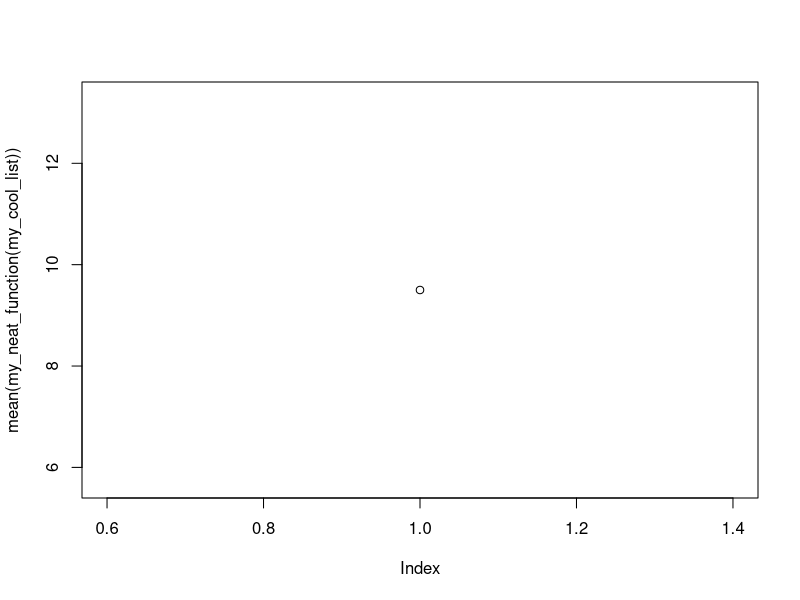
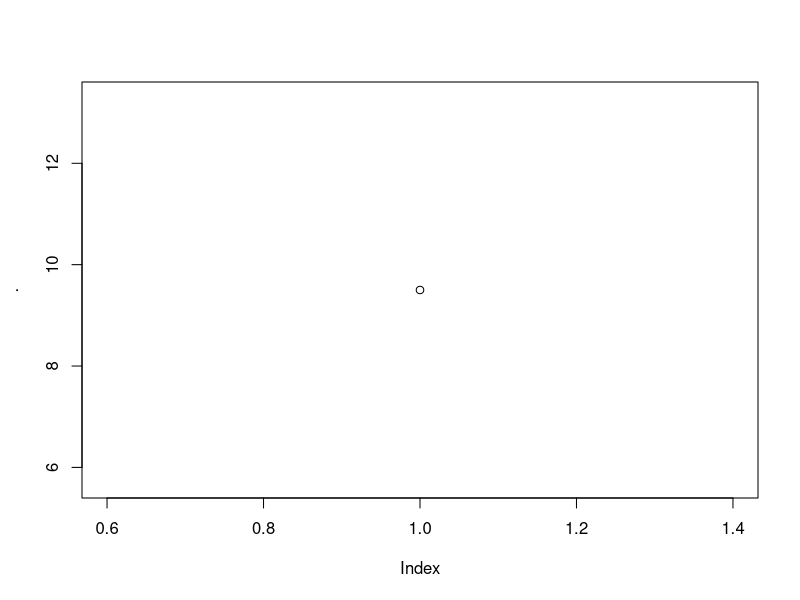

Generate these figures, in order, with R:
# Running R code ----------------------------------------------------------

# You can run R code directly in the console. Go ahead and type 2 + 2 in the
# console below and press enter.
#
# Typing everything there is tedious and not reproducible, though, since you
# won't always remember what you need to type to run all the steps of your
# analysis. Instead, you can type code in a script, which is just a text file
# with code in it.
#
# Lines that start with a # are commented out---they will not run as code and
# are good for leaving yourself notes about what's happening.
#
# To move a line of code from a script to the console, you can put your cursor
# somewhere in the line of code and press this keyboard shortcut:
# - Windows: ctrl + enter
# - Mac: ⌘ + enter

# Try it here!
2 + 2

# RStudio will automatically move your cursor to the next line of code, so you
# can keep pressing ctrl/⌘ + enter to step through your code. Try it:
1 + 2
3 - 6
6 / 2


# Objects (aka variables) -------------------------------------------------

# Something that contains some sort of value
#
# We assign values to variables/objects with the assignment operator, or <-
#
# This is just a weird historical quirk of R. You can also use = if you really
# want, but best practices say to use <-
#
# If you don't want to press two keys to type this, you can use a keyboard
# shortcut instead: 
# - Windows: alt + - (dash)
# - Mac: option + - (dash)
x <- 4
y <- 10

# What happens if you run this?
x + y


# What's the difference between this:
x + y

# and this:
z <- x + y

# You can create a list or vector of multiple values too:
my_cool_list <- c(1, 5, 2, 7, 3, 9)
my_other_cool_list <- c(5, 2, 6, 1, 2, 0)

# And then you can do stuff with them! What happens if you run this?
my_cool_list + my_other_cool_list


# Functions ---------------------------------------------------------------

# Take objects and do stuff to them

# What does this do?
my_neat_function <- function(x) {
  new_x <- x + 5
  return(new_x)
}

# Functions work on single values and on multiple values:
my_neat_function(14)
my_neat_function(x)
my_neat_function(my_cool_list)

# There are lots of built-in functions, like mean() and median():
mean(my_cool_list)
median(my_cool_list)


# Libraries (aka packages) ------------------------------------------------

# Collections of functions that other people have written and published 
# for you to use
library(dplyr)

# This loads a bunch of functions like data_frame(), mutate(), and filter()
#
# What do you think this does?
my_data_frame <- data_frame(height = c(52, 56, 71, 62, 63),
                            weight = c(103, 159, 181, 163, 188))
my_data_frame

# Tidyverse = special package that loads a bunch of other packages
library(tidyverse)



# Pipes -------------------------------------------------------------------

# You can nest functions inside each other
plot(mean(my_neat_function(my_cool_list)))

# But this can get really hard to read, since you have to read from the inside
# out. In English, this nested mess reads "Plot the average of the results of
# my_neat_function applied to my_cool_list." We can simplify this by reversing
# the nested chain:
my_cool_list %>% 
  my_neat_function() %>% 
  mean() %>% 
  plot()

# The strange %>% thing takes the value to the left of it and pipes it through
# to the thing to the right of it. You can read this chain as "Take
# my_cool_list, feed it through my_neat_function, take the mean of that, and
# plot it"
#
# The %>% is called a "pipe." You can also read it as "and then."
#
# There's also a keyboard shortcut for this too, since typing %>% all the time
# can be tedious:
# - Windows: ctrl + shift + m
# - Mac: ⌘ + shift + m
